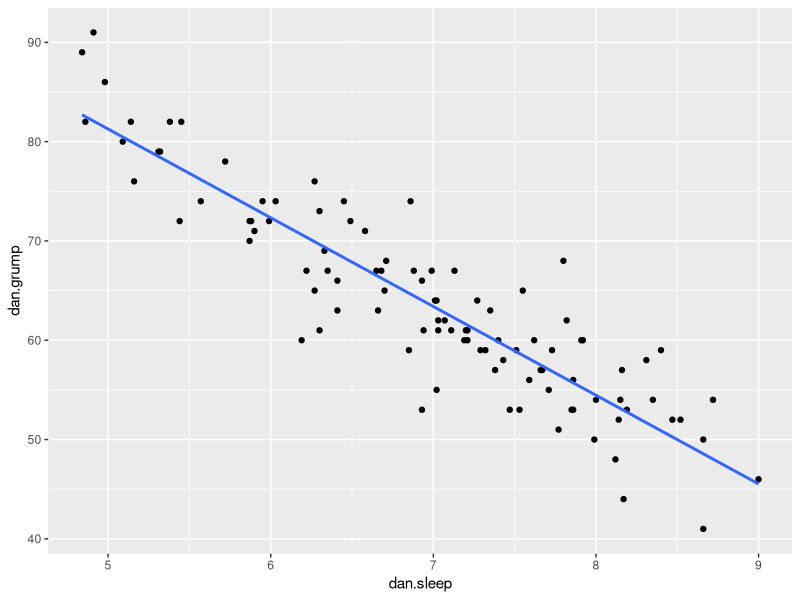
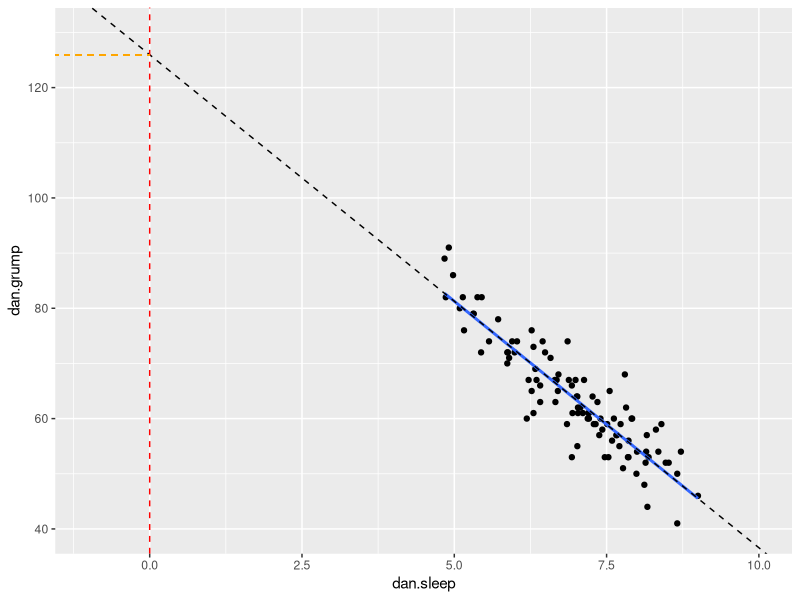
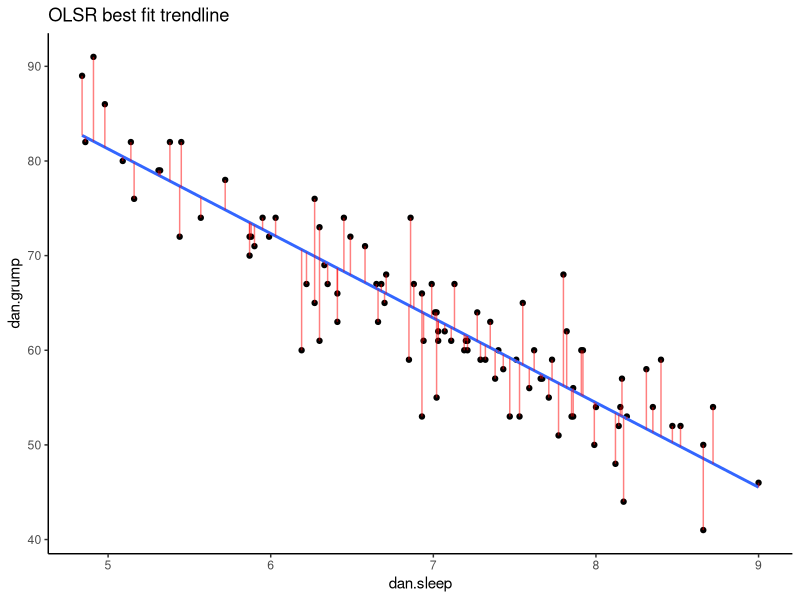
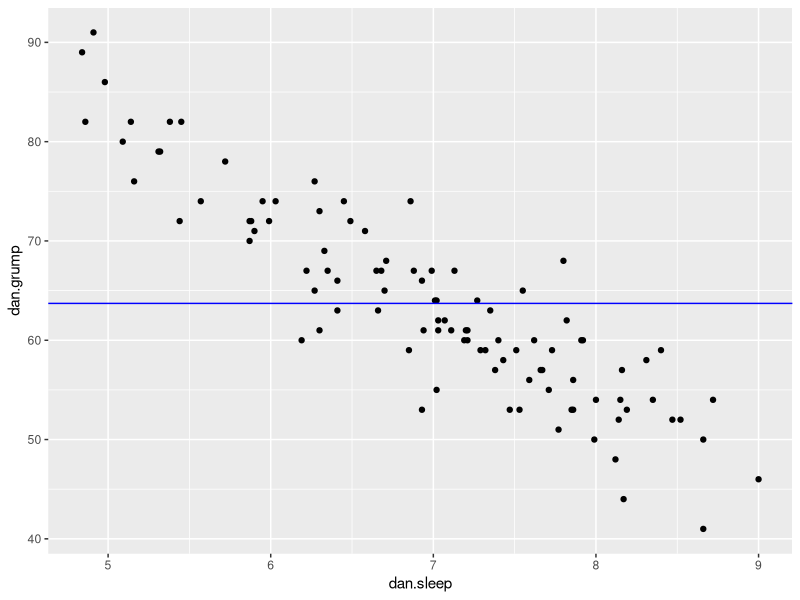
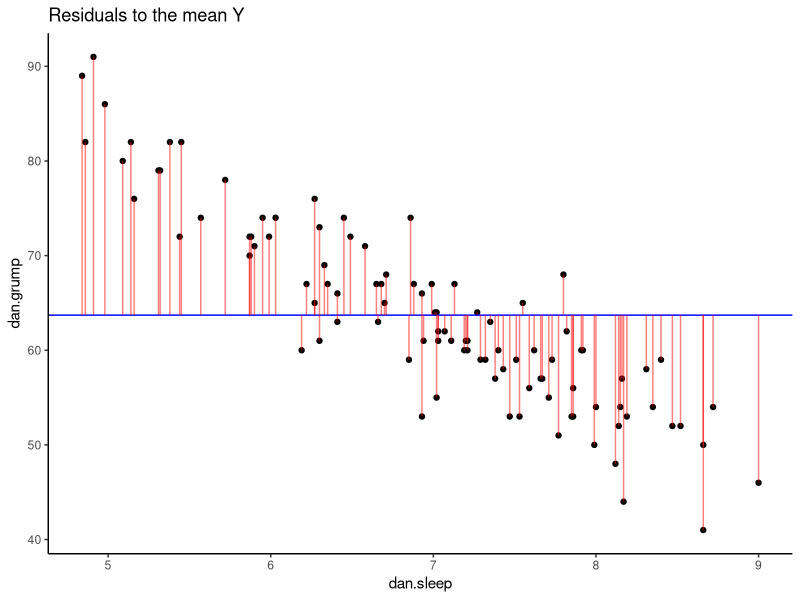
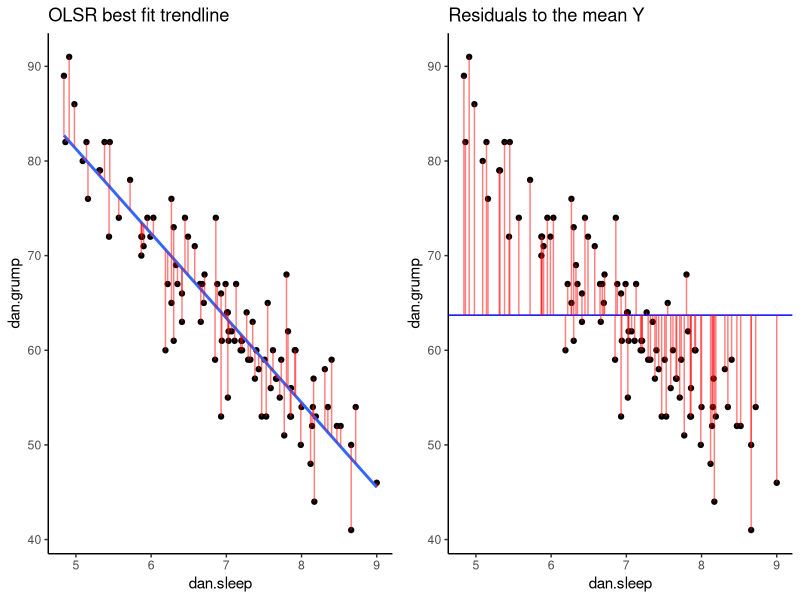
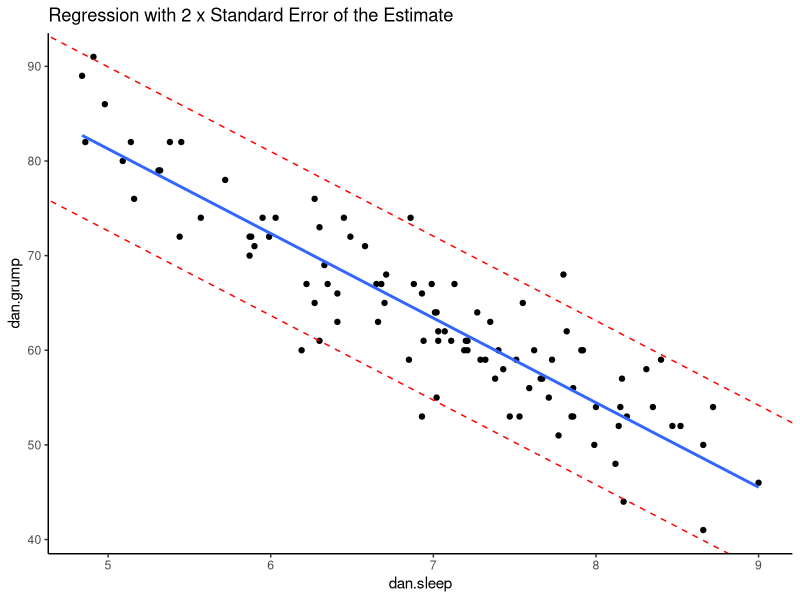
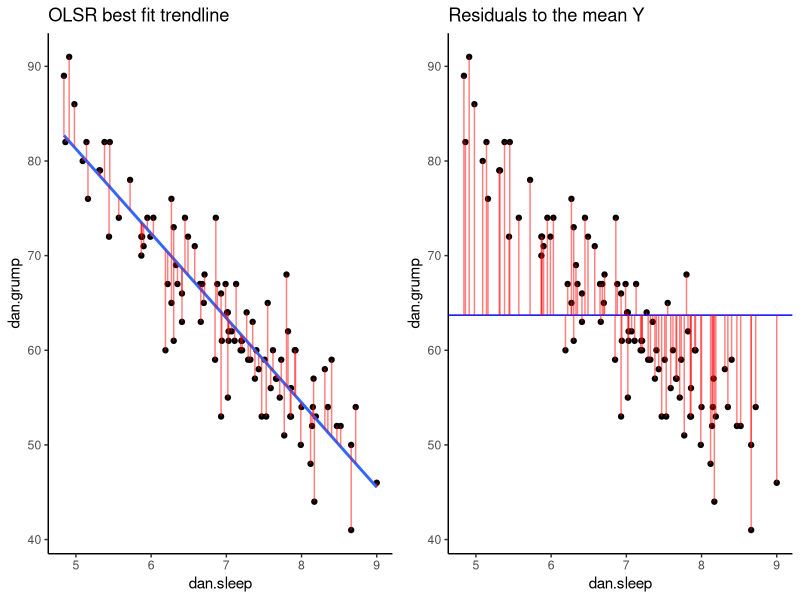

Source code (R) for these figures, in order:
## ---- chunk 1
library(tidyverse)


# Import Data

df <- read_csv("data/parenthood.csv")

nrow(df)

head(df)


## ---- chunk 2
# Scatterplot
ggplot(df, aes(x = dan.sleep, y = dan.grump)) + 
  geom_point() + 
  stat_smooth(method='lm', se=F) 

## ---- chunk 3
cor.test(df$dan.sleep, df$dan.grump)
## ---- chunk 4
# Scatterplot
ggplot(df, aes(x = dan.sleep, y = dan.grump)) + 
  geom_point() + 
  stat_smooth(method='lm', se=F) +
  xlim(-1,10)+ 
  ylim(40,130)+
  geom_abline(intercept =125.956 , slope = -8.937, lty=2)+
  geom_vline(xintercept=0, color='red', lty=2) +
  geom_segment(x=-1.6,xend=0,y=125.96,yend=125.96, lty=2, color='orange')

## ---- chunk 5

mod1 <- lm(dan.grump ~ dan.sleep, data=df)  # build regression model

## ---- chunk 6
mod1  

## ---- chunk 7

mod1$coefficients

## ---- chunk 8

r <-  cor(df$dan.sleep, df$dan.grump)

sy <- sd(df$dan.grump)

sx <- sd(df$dan.sleep)

b <- r * (sy/sx)

b

## ---- chunk 9
my <- mean(df$dan.grump)

mx <- mean(df$dan.sleep)

a <- my - (b * mx)

a


## ---- chunk 10
X <- df$dan.sleep  # the predictor
Y <- df$dan.grump  # the outcome

Y.pred <-  125.96   +   (-8.94 * X)

Y.pred

df$Y.pred <- Y.pred

head(df)

## ---- chunk 11
# so to get the residual,  y - y'
df$dan.grump - Y.pred

df$residuals <- df$dan.grump - Y.pred

head(df)

## ---- chunk 12
p1 <- ggplot(df, aes(x = dan.sleep, y = dan.grump)) +
  geom_point() +
  geom_smooth(method = "lm", se = FALSE) +   
  geom_segment(aes(xend = dan.sleep, yend = dan.grump-residuals), alpha = .5, color='red') + 
  theme_classic() +
  ggtitle("OLSR best fit trendline")

p1
## ---- chunk 13
mean(df$dan.grump)
## ---- chunk 14
ggplot(df, aes(x = dan.sleep, y = dan.grump)) + 
  geom_point() + 
  geom_hline(yintercept = mean(df$dan.grump), color='blue') 
## ---- chunk 15
# we can work out what the 'residuals' would be for this trendline:
df$Ymean <- mean(df$dan.grump)
df$resid_Ymean <- df$dan.grump - df$Ymean  #residual from Ymean
head(df)


## visualize this:
p2 <- ggplot(df, aes(x = dan.sleep, y = dan.grump)) +
  geom_point() +
  geom_hline(yintercept = mean(df$dan.grump), color='blue') +
  geom_segment(aes(xend = dan.sleep, yend = dan.grump-resid_Ymean), alpha = .5, color='red') + 
  # geom_point(aes(y = dan.grump+residuals), shape = 1) +
  theme_classic() +
  ggtitle("Residuals to the mean Y")

p2

## ---- chunk 16

library(gridExtra)
grid.arrange(p1,p2,nrow=1)

## ---- chunk 17
df$residuals2 <- df$residuals ^ 2               # raw residuals
df$resid_Ymean2 <- df$resid_Ymean ^ 2           # total residuals

head(df[c(1,3,6,8,9,10)]) # just showing the relevant columns

## ---- chunk 18
SS.resid <- sum(df$residuals2)
SS.resid  #1838.722

SS.tot <- sum(df$resid_Ymean2)
SS.tot    #9998.59

## ---- chunk 19
1 -  (SS.resid/SS.tot)   # 0.816   (this is R2)
## ---- chunk 20
summary(mod1)  # the R2 matches
## ---- chunk 21
r <- cor(df$dan.sleep, df$dan.grump)

r

r^2  # same R2 as above
## ---- chunk 22
s_est <- sqrt(SS.resid / 98) # n=100

s_est

## ---- chunk 23
summary(mod1) 
## ---- chunk 24
ggplot(df, aes(x = dan.sleep, y = dan.grump)) +
  geom_point() +
  geom_smooth(method = "lm", se = FALSE) +
  theme_classic() +
  geom_abline(intercept = 125.956+s_est+s_est, slope = -8.937, color = 'red', lty=2)+
  geom_abline(intercept = 125.956-s_est-s_est, slope = -8.937, color = 'red', lty=2) +
  ggtitle("Regression with 2 x Standard Error of the Estimate")

## ---- chunk 25
grid.arrange(p1,p2,nrow=1)
## ---- chunk 26
SS.mod <- SS.tot - SS.resid
SS.mod  #8159.868
## ---- chunk 27
MS.resid <- SS.resid / 98
MS.resid  #18.76

MS.mod <- SS.mod / 1
MS.mod    #8159.868
 
Fval <-  MS.mod / MS.resid
Fval  #434.9

## ---- chunk 28
summary(mod1)
## ---- chunk 29
df$std_resids <- rstandard(mod1)

head(df[c(1,3,6,11)]) # just showing the relevant columns
## ---- chunk 30
ggplot(df, aes(x=residuals, y=std_resids)) +
  geom_point() +
  theme_classic()+
  xlab("Raw Residuals")+
  ylab("Standardized Residuals")

## ---- chunk 31
#a) histogram plot
ggplot(df, aes(x=std_resids)) + geom_histogram(color='white') # possibly ok
## ---- chunk 32
#b) Shapiro-Wilk test
shapiro.test(df$std_resids)  # shapiro test says normal.
## ---- chunk 33
#c) QQ plot
qqnorm(df$std_resids)
qqline(df$std_resids, col = "steelblue", lwd = 2)  # it's ok

## ---- chunk 34
plot( x = mod1, which = 2 )  # fast way of getting same plot
## ---- chunk 35
df$Y.fitted <- fitted.values(mod1)

# plot this relationship
ggplot(df, aes(x = Y.fitted, y = dan.grump)) + 
  geom_point() + 
  stat_smooth(method='lm', se=F) 

## ---- chunk 36

# if true, this should be a straight line
ggplot(df, aes(x = Y.fitted, y = std_resids)) + 
  geom_point() + 
  stat_smooth(method='lm', se=F) 

## ---- chunk 37
plot(mod1, which = 3)
## ---- chunk 38
x <- c(4.1,4.2,5,5.5,6,6.1,6.15,6.4,7,7.2,7.7,8,9.7)
y <- c(3.9,4.3,6,5.9,6.1,11.9,6.3,5.8,7.9,6.4,7.8,8,9.1)
y1 <- c(3.9,4.3,6,5.9,6.1,NA,6.3,5.8,7.9,6.4,7.8,8,9.1)

ddf <- data.frame(x,y,y1)
ddf

## ---- chunk 39
mod.out <- lm(y~x, data = ddf)
mod.out1 <- lm(y1~x, data = ddf)

coms <- coefficients(mod.out1)
coms

x6y <- coms[1] + (x[6]*coms[2]) # to get the predicted value for x=6.1


ggplot(ddf, aes(x = x, y = y)) + 
  geom_point(size=2) +
  stat_smooth(method="lm",se=F) +
  theme_classic() +
  geom_abline(intercept = coms[1], slope = coms[2], color = 'red', lty=2)+
  geom_segment(aes(x = x[6], y = y[6], xend = x[6], yend = x6y), lty=2, alpha=.4)
## ---- chunk 40

mod.out <- lm(y~x, data = ddf)

ddf$hat_val <- hatvalues(mod.out)  

ddf
## ---- chunk 41
mean(hatvalues(mod.out))

## ---- chunk 42

x <- c(4.1,4.2,5,5.5,6,6.15,6.4,7,7.2,7.7,8,9.7)
y2 <- c(3.9,4.3,6,5.9,6.1,6.3,5.8,7.9,6.4,7.8,8,6.1)
y3 <- c(3.9,4.3,6,5.9,6.1,6.3,5.8,7.9,6.4,7.8,8,NA)

ddf1 <- data.frame(x,y2,y3)
ddf1
## ---- chunk 43
mod.out2 <- lm(y2~x, data = ddf1)
mod.out3 <- lm(y3~x, data = ddf1)
coms3 <- coefficients(mod.out3)
x13y <- coms3[1] + (x[13]*coms3[2]) # to get the predicted value for x=9.7

#scatterplot

ggplot(ddf1, aes(x = x, y = y2)) + 
  geom_point(size=2) +
  stat_smooth(method="lm",se=F) +
  theme_classic() +
  geom_abline(intercept = coms3[1], slope = coms3[2], color = 'red', lty=2)+
  geom_segment(aes(x = x[13], y = y2[13], xend = x[13], yend = x13y), lty=2, alpha=.4)

## ---- chunk 44
mod.out2 <- lm(y2~x, data = ddf1)

ddf1$hat_val <- hatvalues(mod.out2) 
ddf1$cooks_d <-cooks.distance(mod.out2)

ddf1

## ---- chunk 45
plot(mod.out2, which = 4)
## ---- chunk 46
plot(mod1, which = 4)
## ---- chunk 47
# easy way - gives us the confidence interval:
coefficients(mod1)

confint(object = mod1, level = .95)
## ---- chunk 48
confint(object = mod1, level = .999999)
## ---- chunk 49
summary(mod1)
## ---- chunk 50
x_dif <- df$dan.sleep - mean(df$dan.sleep) # difference of each x from mean of x

ssx <- sqrt(sum(x_dif^2))  # square root of the sum of these differences squared

sb <- s_est/ssx  #s_est was calculated earlier

sb   # this is the standard error of b
## ---- chunk 51
tval <- qt(.975, df = 98)
tval
## ---- chunk 52
b + (tval * sb)  #upper bound

b - (tval * sb) # lower bound
## ---- chunk 53
confint(mod1)
## ---- chunk 54
tobs <- b/sb
tobs  #-20.854

## ---- chunk 55
pt(-20.854, df=98)
## ---- chunk 56
r <- cor(df$dan.sleep, df$dan.grump)

n <- nrow(df)

(r * sqrt(n-2)) / (sqrt(1-r^2))  # -20.85

